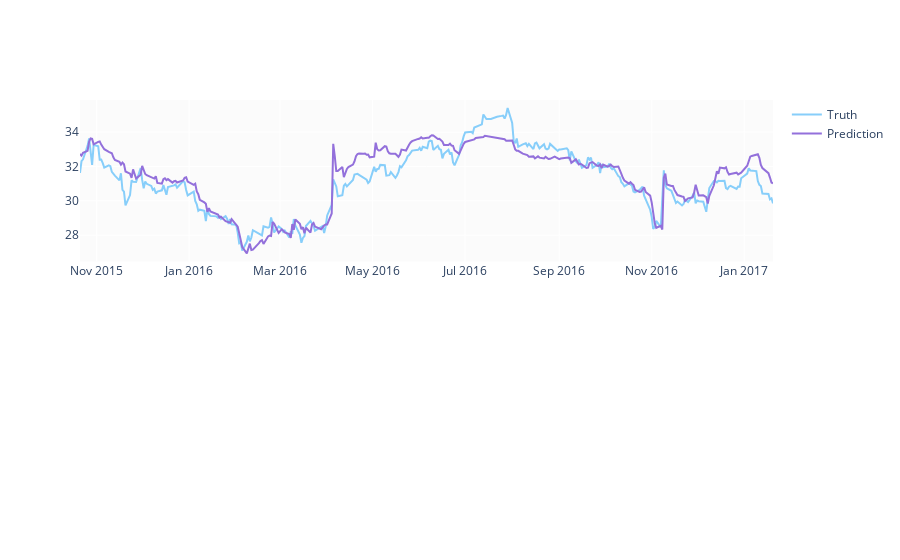

Notebook code for this chart:
### Code cell
fig = make_subplots(rows=2, cols=1)
fig.add_trace(go.Scatter(x=df_test_2017.index, y=df_test_2017['Close'],
                         name='Truth',
                         marker_color='LightSkyBlue'), row=1, col=1)

fig.add_trace(go.Scatter(x=df_test_2017.index,
                         y=df_test_2017['Predicted Close'],
                         name='Prediction',
                         marker_color='MediumPurple'), row=1, col=1)

fig.show()

### Figure 1 — Plotly figure (JSON) as saved in the notebook; plotly's stock layout.template omitted (floating-point values rounded to 4 significant figures; data arrays with more than 128 entries replaced by an {"elided": "..."} marker saying what was removed)
{"data": [{"marker": {"color": "LightSkyBlue"}, "name": "Truth", "type": "scatter", "x": {"elided": "315 str values"}, "xaxis": "x", "y": {"elided": "315 float values"}, "yaxis": "y"}, {"marker": {"color": "MediumPurple"}, "name": "Prediction", "type": "scatter", "x": {"elided": "315 str values"}, "xaxis": "x", "y": {"elided": "315 float values"}, "yaxis": "y"}], "layout": {"autosize": true, "xaxis": {"anchor": "y", "autorange": true, "domain": [0, 1], "range": ["2015-10-21", "2017-01-20"], "type": "date"}, "xaxis2": {"anchor": "y2", "domain": [0, 1]}, "yaxis": {"anchor": "x", "autorange": true, "domain": [0.575, 1], "range": [26.46, 35.87], "type": "linear"}, "yaxis2": {"anchor": "x2", "domain": [0, 0.425]}}}
